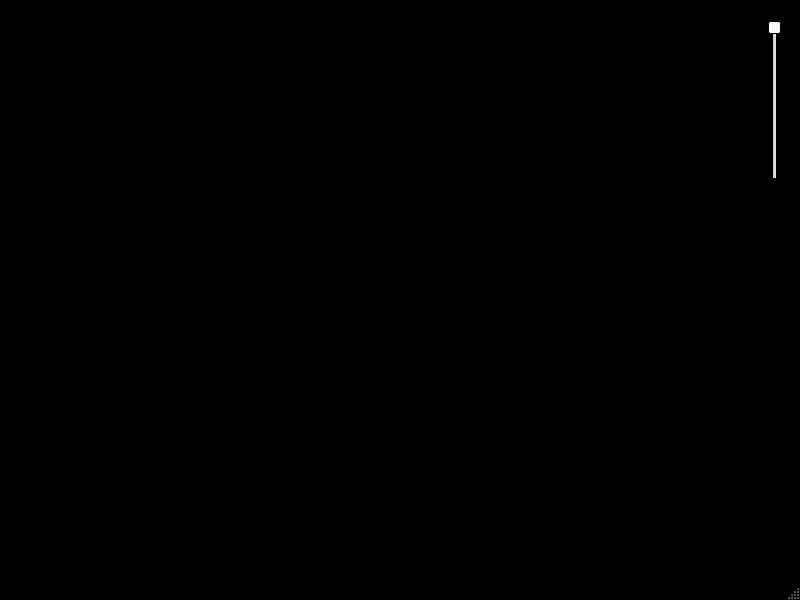
<?xml version="1.0" encoding="UTF-8"?>
<ui version="4.0">
 <class>MainWindow</class>
 <widget class="QMainWindow" name="MainWindow">
  <property name="geometry">
   <rect>
    <x>0</x>
    <y>0</y>
    <width>800</width>
    <height>600</height>
   </rect>
  </property>
  <property name="minimumSize">
   <size>
    <width>800</width>
    <height>500</height>
   </size>
  </property>
  <property name="maximumSize">
   <size>
    <width>1000</width>
    <height>1000</height>
   </size>
  </property>
  <property name="palette">
   <palette>
    <active>
     <colorrole role="Base">
      <brush brushstyle="SolidPattern">
       <color alpha="255">
        <red>255</red>
        <green>255</green>
        <blue>255</blue>
       </color>
      </brush>
     </colorrole>
     <colorrole role="Window">
      <brush brushstyle="SolidPattern">
       <color alpha="255">
        <red>0</red>
        <green>0</green>
        <blue>0</blue>
       </color>
      </brush>
     </colorrole>
    </active>
    <inactive>
     <colorrole role="Base">
      <brush brushstyle="SolidPattern">
       <color alpha="255">
        <red>255</red>
        <green>255</green>
        <blue>255</blue>
       </color>
      </brush>
     </colorrole>
     <colorrole role="Window">
      <brush brushstyle="SolidPattern">
       <color alpha="255">
        <red>0</red>
        <green>0</green>
        <blue>0</blue>
       </color>
      </brush>
     </colorrole>
    </inactive>
    <disabled>
     <colorrole role="Base">
      <brush brushstyle="SolidPattern">
       <color alpha="255">
        <red>0</red>
        <green>0</green>
        <blue>0</blue>
       </color>
      </brush>
     </colorrole>
     <colorrole role="Window">
      <brush brushstyle="SolidPattern">
       <color alpha="255">
        <red>0</red>
        <green>0</green>
        <blue>0</blue>
       </color>
      </brush>
     </colorrole>
    </disabled>
   </palette>
  </property>
  <property name="windowTitle">
   <string>MainWindow</string>
  </property>
  <widget class="QWidget" name="centralwidget">
   <widget class="QSlider" name="verticalSlider">
    <property name="enabled">
     <bool>true</bool>
    </property>
    <property name="geometry">
     <rect>
      <x>760</x>
      <y>20</y>
      <width>22</width>
      <height>160</height>
     </rect>
    </property>
    <property name="cursor">
     <cursorShape>ClosedHandCursor</cursorShape>
    </property>
    <property name="mouseTracking">
     <bool>true</bool>
    </property>
    <property name="tabletTracking">
     <bool>true</bool>
    </property>
    <property name="acceptDrops">
     <bool>true</bool>
    </property>
    <property name="minimum">
     <number>500</number>
    </property>
    <property name="maximum">
     <number>1000</number>
    </property>
    <property name="tracking">
     <bool>true</bool>
    </property>
    <property name="orientation">
     <enum>Qt::Vertical</enum>
    </property>
    <property name="invertedAppearance">
     <bool>true</bool>
    </property>
    <property name="invertedControls">
     <bool>true</bool>
    </property>
    <property name="tickPosition">
     <enum>QSlider::TicksAbove</enum>
    </property>
   </widget>
  </widget>
  <widget class="QStatusBar" name="statusbar"/>
 </widget>
 <resources/>
 <connections/>
</ui>
